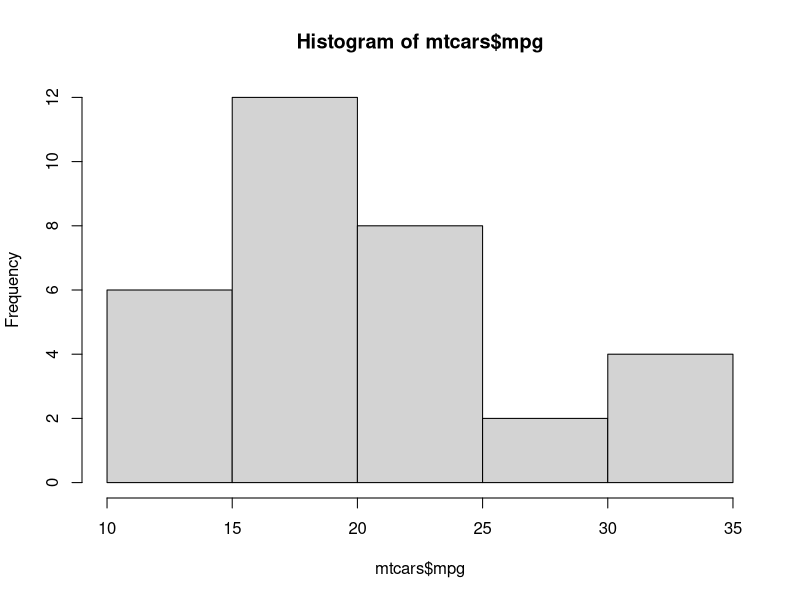
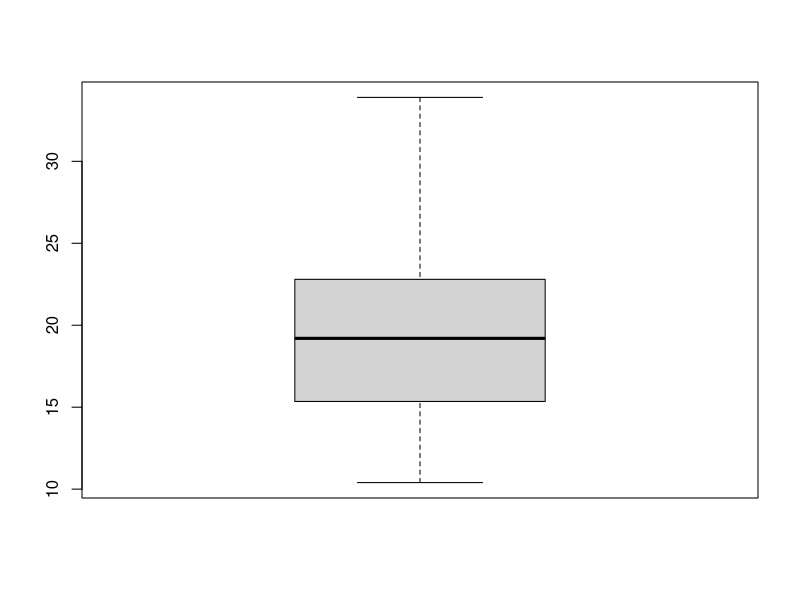
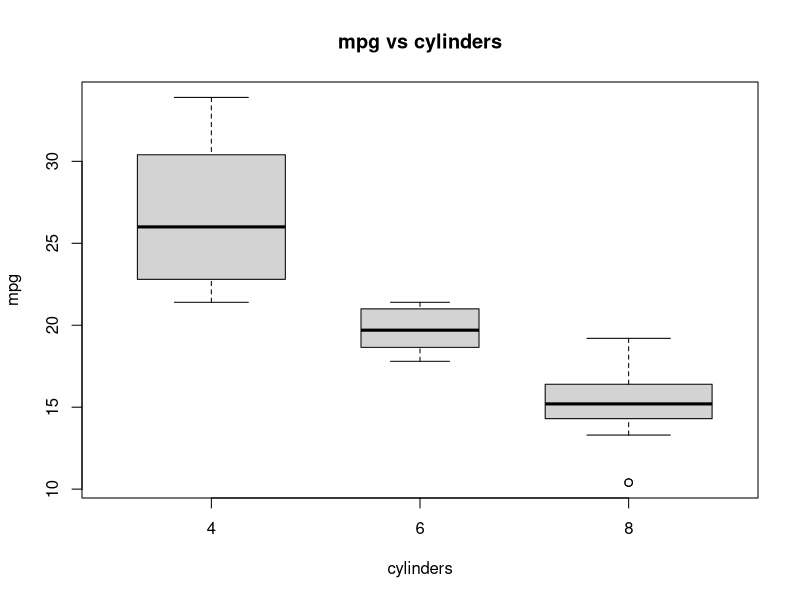
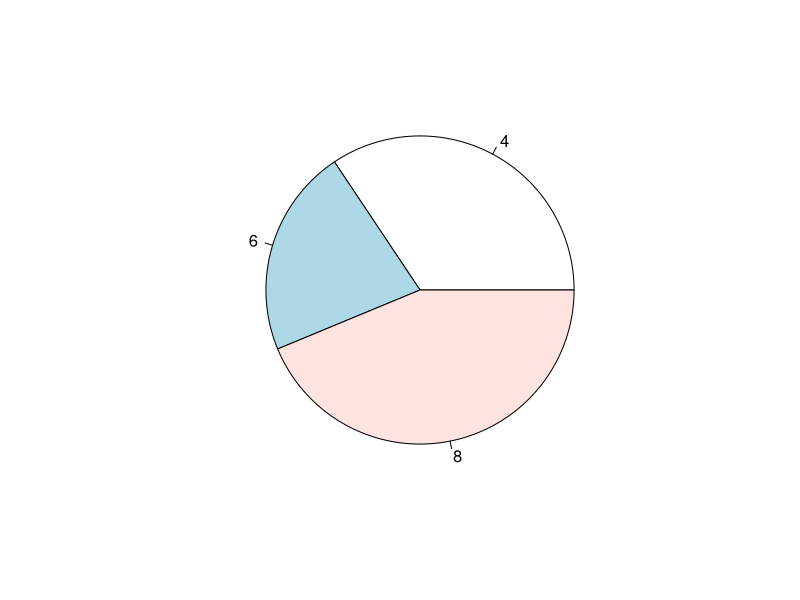
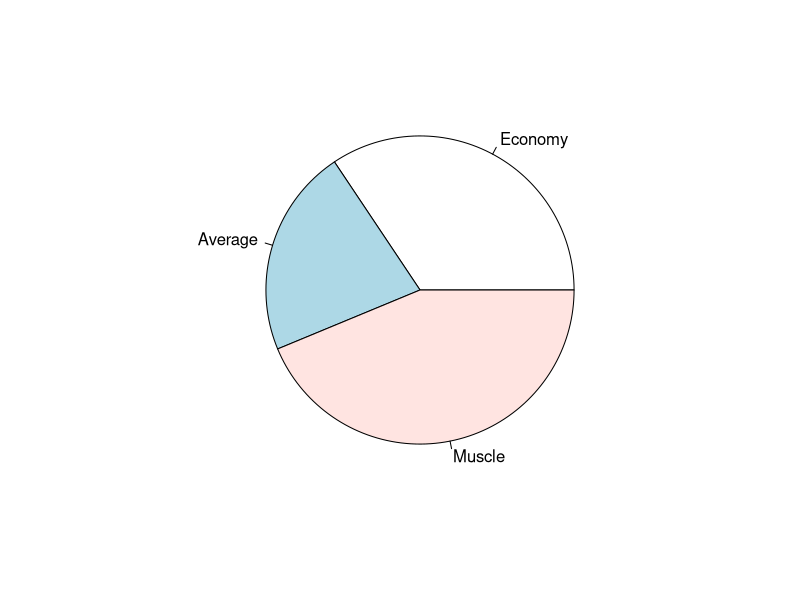

Here is the R script that generated these plots, in order:
# Other types of charts
hist(mtcars$mpg)

boxplot(mtcars$mpg)
boxplot(mpg ~ cyl, data=mtcars, col="lightgray", varwidth=TRUE, 
        main="mpg vs cylinders",
        ylab="mpg",xlab="cylinders")
fivenum(mtcars$mpg) # the numbers used to create the boxplot

pie(table(mtcars$cyl))
pie(table(mtcars$cyl),labels=c("Economy","Average","Muscle"))

# ggplot2 is a very popular package from the tidyverse
# https://cran.r-project.org/web/packages/ggplot2/ggplot2.pdf

# related to ggplot2, look at qplot
